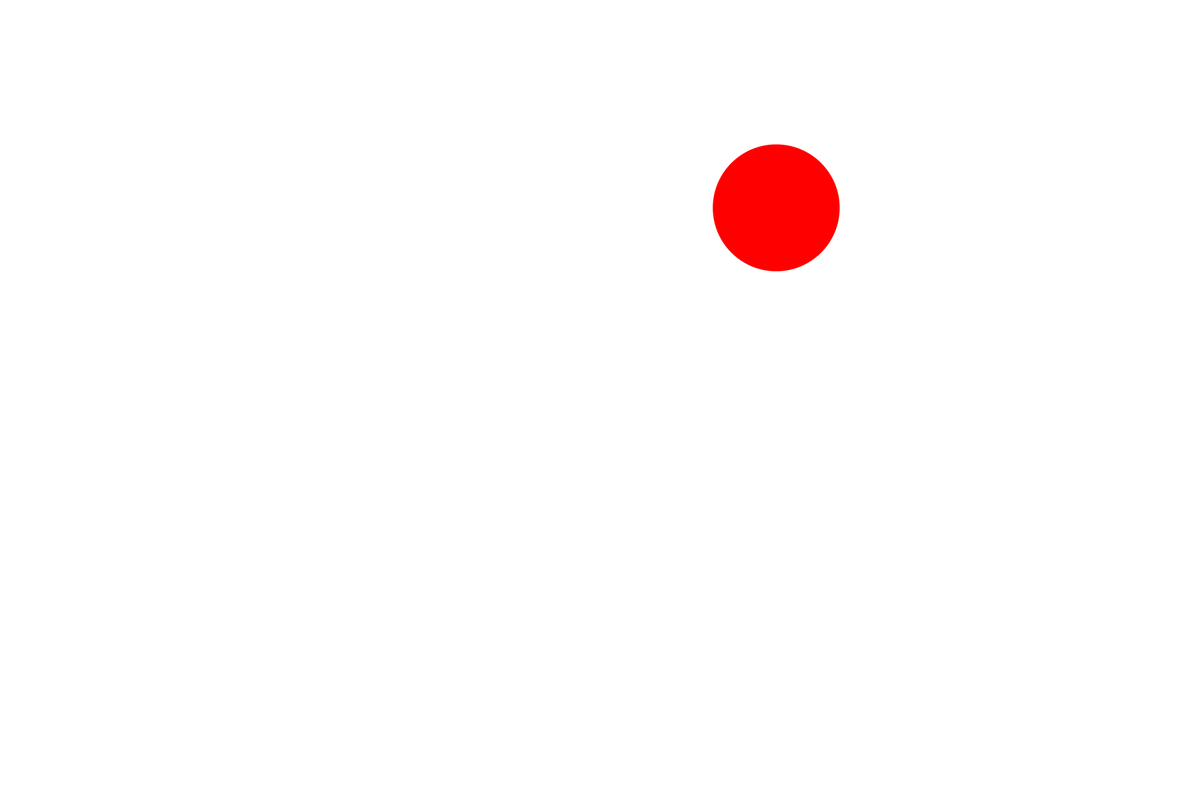
Frame 1 (no input)
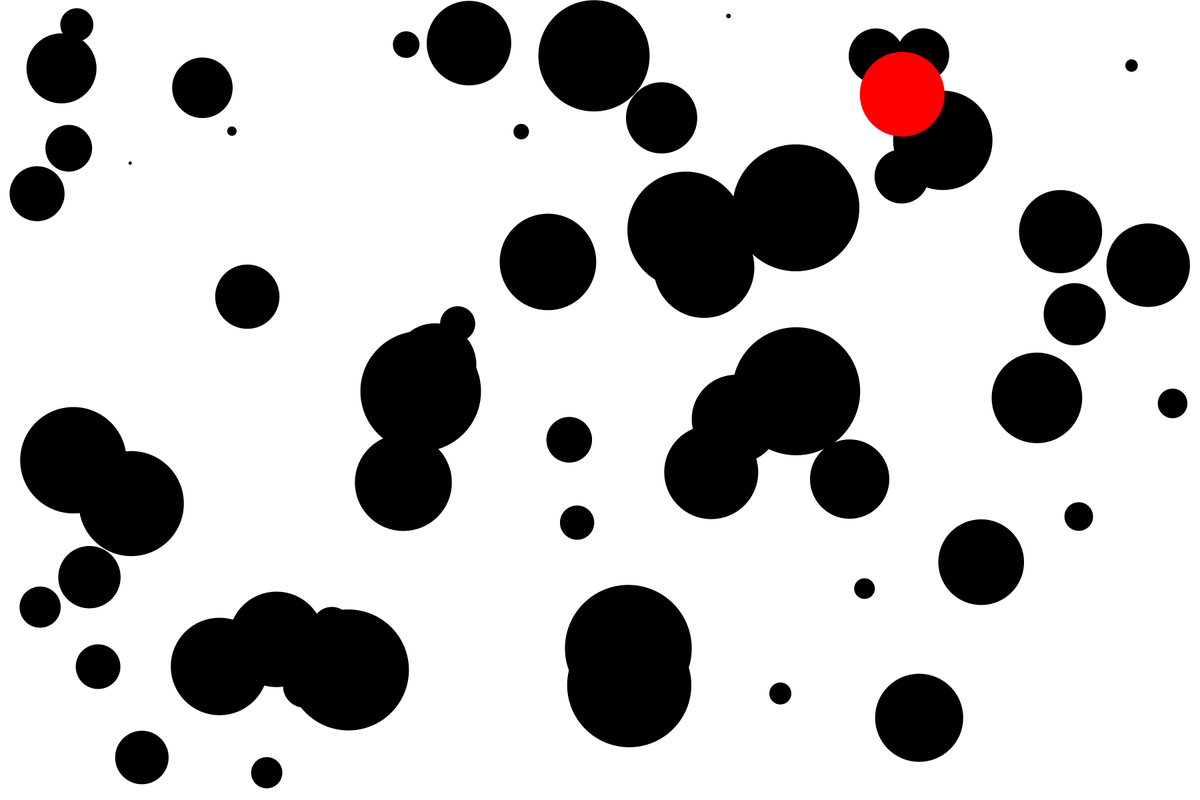
Frame 60 (the mouse pressed at the canvas centre just before this capture)
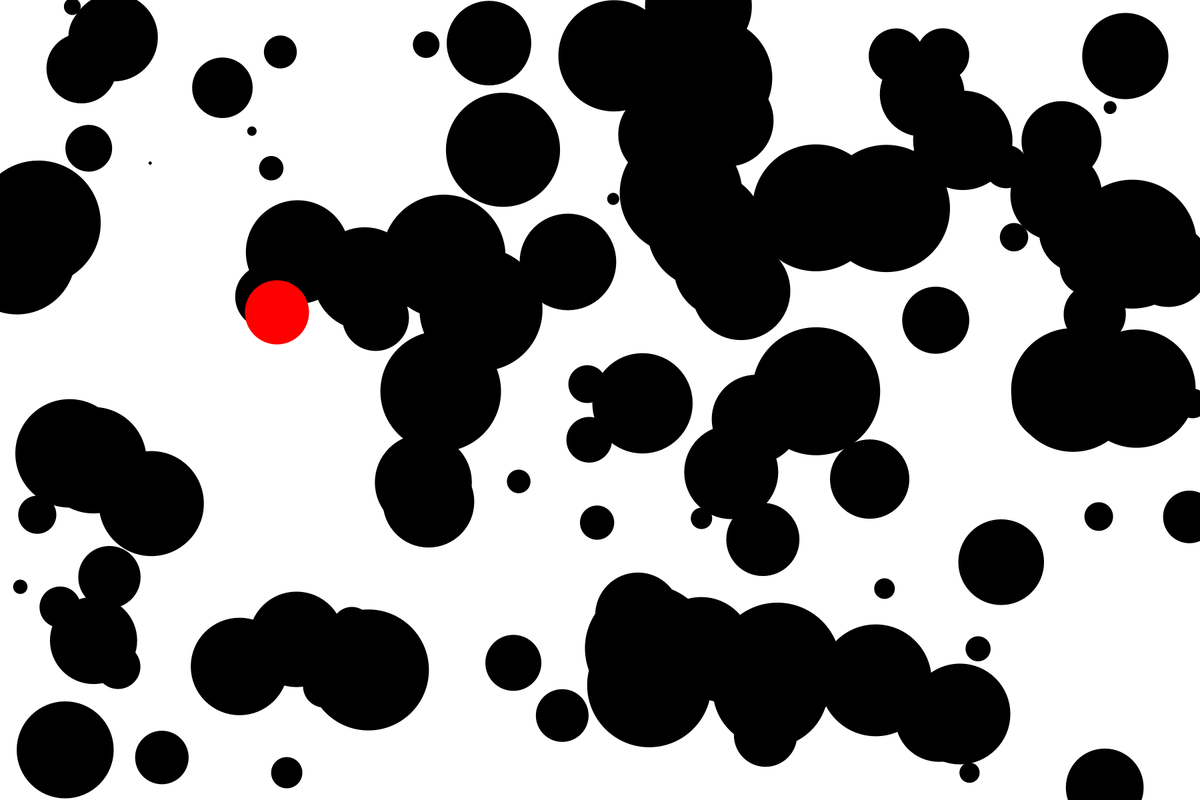
Frame 120 (the mouse held since frame 60 and released just before this capture)

The Processing sketch that drew these frames (run headless with seeded random() and noise(); from frame 60 on, the mouse is pressed at the canvas centre):

// Processing sketch: Ex_Packing_003
// ── Ex_Packing_003.pde
// we can store our newly created objects in an array or an arraylist
// lets try the arraylist, we will use it because we don't know how many objects we will create
// and a nice feature of arraylists is that you don't need to specify their length beforehand
// this is how you create a new arraylist, looks a bit like the way you create a new instance of a class
// the only difference is the use of "<>" which is where you declare what type of data/objects this arraylist will contain
ArrayList<Circle> myCircles = new ArrayList<Circle>();

int counter =0;

void setup(){
    size(1800,1200);
    ellipseMode(RADIUS);
    background(255);
    fill(0);
    noStroke();
}

void draw(){
    background(255);

    // to add objects to your array list you use the ".add()" method on your arraylist
    myCircles.add(new Circle());

    // you can know how many items are currently in your arraylist my using the ".size()" method
    int x = myCircles.size();

    // a nice option with arraylists is this special for-each-loop that you can use to quickly
    // iterate over items in your list without knowing how many items inside
    // the way you read it is "for each x in list" do something == for(dataType x : list){doSomething()}
    // the one downside of that is, if you want to know at which item you are
    // while iterating you have to do that using a counter
    counter = 0;
    for(Circle c : myCircles){
        c.pos.x = c.pos.x + 0.5;
        // if we are now at the newest circle i.e last one added to the arraylist i.e arraylistSize-1
        // display it in red color
        if (counter==(x-1)){
            pushStyle();
            fill(255,0,0);
            c.display();
            popStyle();
        }
        else c.display();
        counter++;
    }
}

PVector pickRandomPos(){
    return new PVector(random(0,width),random(0,height));
}

class Circle{

    PVector pos;
    float radius;

    Circle(){
        pos = pickRandomPos();
        radius = random(1,100);
    }

    void display(){
        ellipse(pos.x,pos.y,radius,radius);
    }
}
